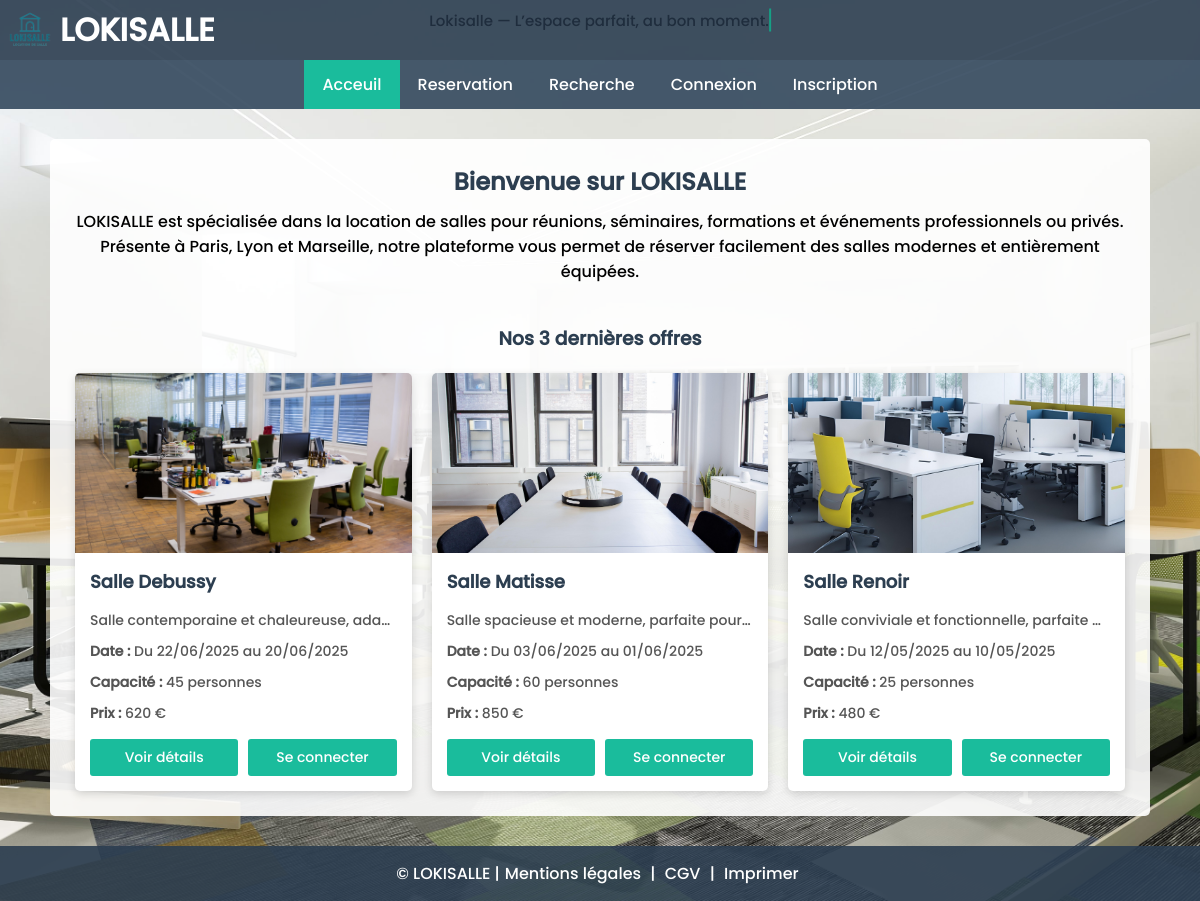
The page / on the database its author committed.
### tables this page shows
CREATE TABLE `salle` (
  `id_salle` int(11) NOT NULL AUTO_INCREMENT,
  `pays` varchar(100) DEFAULT NULL,
  `ville` varchar(50) DEFAULT NULL,
  `adresse` varchar(50) DEFAULT NULL,
  `cp` varchar(5) DEFAULT NULL,
  `titre` varchar(200) DEFAULT NULL,
  `description` text DEFAULT NULL,
  `photo` varchar(200) DEFAULT NULL,
  `capacite` int(11) DEFAULT NULL,
  PRIMARY KEY (`id_salle`)
);

### config/produit.php (called while the page is built, shortened)
<?php require_once "database.php";
function getLastProdsByRoom(?int $limit = null): array
{
    global $pdo;
    $sql_command = "SELECT
                        *
                    FROM (
                        SELECT *,
                            ROW_NUMBER() OVER (
                                PARTITION BY id_salle
                                ORDER BY date_depart DESC
                            ) AS rn
                        FROM produit
                    ) p
                    JOIN salle s ON s.id_salle = p.id_salle
                    WHERE p.rn = 1
                    ORDER BY p.date_depart DESC";
    if ($limit !== null && $limit > 0) {
        $sql_command .= " LIMIT " . intval($limit);
    }
    $stmt = $pdo->query($sql_command);
    return $stmt->fetchAll(PDO::FETCH_ASSOC);
}

### backend/utils.php (called while the page is built)
<?php
function style_date(string $date_str): string
{
    $timestamp = strtotime($date_str);
    return date("d/m/Y", $timestamp);
}

### backend/salle.php (the view, shortened to what this page needs)
<?php
require_once "../config/produit.php";
require_once "../backend/utils.php";
function createOfferRoom(
    string $photo,
    string $info_title,
    string $infoville,
    string $info_description,
    string $info_date_depart,
    string $info_date_arrivee,
    int $info_capacity,
    float $info_price,
    int $info_id
) {
    $date_depart = explode(" ", $info_date_depart)[0];
    $date_arrivee = explode(" ", $info_date_arrivee)[0];
    [$date_arrivee, $date_depart] = [style_date($date_arrivee), style_date($date_depart)];
    $date_salle = "Du $date_depart au $date_arrivee";
    return <<<HTML
        <article class="offre-card">
            <img src="assets/images/{$photo}" alt="{$info_title}">
            <div class="offre-content">
                <h4>{$info_title}</h4>
                <p class="description-tronquee">{$info_description}</p>
                <p><strong>Date :</strong> {$date_salle}</p>
                <p><strong>Capacité :</strong> {$info_capacity} personnes</p>
                <p><strong>Prix :</strong> {$info_price} €</p>
                <div class="offre-actions">
                    <a href="reservation_details.php?id_produit={$info_id}">Voir détails</a>
                    <a href="connexion.php">Se connecter</a>
                </div>
            </div>
        </article>
    HTML;
}
function get_salles(?int $limit = null): string
{
    $products = getLastProdsByRoom($limit);
    $html = "";
    foreach ($products as $product) {
        $html .= createOfferRoom(
            $product['photo'],
            $product['titre'],
            $product['ville'],
            $product['description'],
            $product['date_depart'],
            $product['date_arrivee'],
            $product['capacite'],
            $product['prix'],
            $product['id_produit']
        );
    }
    return $html;
}
function last_three_offers(): string
{
    $limit = 3;
    return get_salles($limit);
}
?>

### public/inc/haut.inc.php (shortened to what this page needs)
<!DOCTYPE html>
<html lang="fr">
<head>
    <link rel="stylesheet" href="assets/css/base.css">
    <link rel="stylesheet" href="assets/css/welcome.css">
    <link rel="stylesheet" href="assets/css/connexion.css">
    <link rel="stylesheet" href="assets/css/recherche.css">
    <link rel="stylesheet" href="assets/css/reservations_details.css">
</head>
<body>
    <header class="header">
        <div class="logo"></div>
        <h1>LOKISALLE</h1>
        <div class="typewriter">
            <span class="text">Lokisalle — L’espace parfait, au bon moment.</span>
        </div>
    </header>

### public/inc/menu.inc.php
<?php require "inc/menu_func.php" ?>
<nav class="menu">
    <?= nav_menu("Acceuil", "index.php"); ?>
    <?= nav_menu("Reservation", "reservation.php"); ?>
    <?= nav_menu("Recherche", "recherche.php"); ?>
    <?= nav_menu("Connexion", "connexion.php"); ?>
    <?= nav_menu("Inscription", "inscription.php"); ?>
</nav>

### public/inc/menu_func.php
<?php
function nav_menu(string $title, string $filename): string
{
    $classname = "";
    if (basename($_SERVER['SCRIPT_NAME']) === $filename) {
        $classname .= "active";
    }
    return "<a href='$filename' class='$classname'>$title</a> ";
}
?>

### public/index.php
<?php require "inc/haut.inc.php" ?>
<?php require "inc/menu.inc.php" ?>
<?php require "../backend/salle.php" ?>
<main class="container-large">
    <section class="bienvenue">
        <h2>Bienvenue sur LOKISALLE</h2>
        <p>
            LOKISALLE est spécialisée dans la location de salles pour réunions,
            séminaires, formations et événements professionnels ou privés.
        </p>
        <p>
            Présente à Paris, Lyon et Marseille, notre plateforme vous permet
            de réserver facilement des salles modernes et entièrement équipées.
        </p>
    </section>
    <section class="offres">
        <h3>Nos 3 dernières offres</h3>
        <div class="offres-grid">
            <?= last_three_offers(); ?>
        </div>
    </section>
</main>
<?php require "inc/bas.inc.php" ?>

### public/inc/bas.inc.php (shortened to what this page needs)
<footer class="footer">
    <p>© LOKISALLE | </p>
    <nav>
        <a href="mentions.php">Mentions légales</a> |
        <a href="cgv.php">CGV</a> |
        <a href="#" onclick="window.print()">Imprimer</a>
    </nav>
</footer>
</body>
</html>

### public/assets/css/base.css (style rules this page uses)
* { margin: 0; padding: 0; box-sizing: border-box; font-family: "poppins", sans-serif; }
body { margin: 0; background-image: url("../images/background.jpg"); background-size: cover; background-position: center; background-repeat: no-repeat; background-attachment: fixed; display: flex; flex-direction: column; height: 100vh; }
.header { background: rgba(44, 62, 80, 0.9); color: white; display: flex; align-items: center; }
.logo { width: 60px; height: 60px; background: url(../images/logo.png) center/cover; }
.typewriter { position: absolute; top: -3%; left: 50%; translate: -50% -50%; font-size: 15px; color: #1f2d3d; text-align: center; margin-top: 50px; }
.typewriter .text { display: inline-block; white-space: nowrap; overflow: hidden; border-right: 2px solid #16a085; animation: typing 10s steps(42) forwards, blink 0.8s step-end infinite, erase 10s steps(42) 10s forwards; animation-iteration-count: infinite; }
.menu { display: flex; justify-content: center; background: rgba(52, 73, 94, 0.9); }
.menu a { color: white; padding: 12px 18px; text-decoration: none; }
.menu .active { background: #1abc9c; }
.bienvenue p { text-align: center; }
.footer { display: flex; background: rgba(44, 62, 80, 0.9); color: white; text-align: center; padding: 15px; }
.footer a { color: white; text-decoration: none; margin: 0 5px; }

### public/assets/css/welcome.css (style rules this page uses)
.description-tronquee { white-space: nowrap; overflow: hidden; text-overflow: ellipsis; max-width: 400px; }
.container-large { max-width: 1100px; margin: 30px auto; margin: 30px auto; background: rgba(255, 255, 255, 0.9); padding: 25px; border-radius: 5px; flex: 1; }
.bienvenue { margin-bottom: 40px; }
.bienvenue h2 { color: #2c3e50; margin-bottom: 25px; }
.offres h3 { margin-bottom: 25px; text-align: center; color: #2c3e50; }
.offres-grid { display: grid; grid-template-columns: repeat(auto-fit, minmax(300px, 1fr)); gap: 25px; align-items: stretch; }
.offre-card { background: #ffffff; border-radius: 5px; overflow: hidden; box-shadow: 0 2px 6px rgba(0, 0, 0, 0.1); display: flex; flex-direction: column; height: 100%; }
.offre-card img { width: 100%; height: 180px; object-fit: cover; }
.offre-content { padding: 20px; display: flex; flex-direction: column; flex: 1; }
.offre-content h4 { margin: 0 0 10px 0; }
.offre-content p { margin: 5px 0; }
.offre-actions { margin-top: auto; display: flex; justify-content: space-between; align-items: center; gap: 10px; }
.offre-actions a { flex: 1; text-align: center; padding: 8px 10px; background: #16a085; color: white; text-decoration: none; border-radius: 4px; font-size: 14px; }

### public/assets/css/recherche.css (style rules this page uses)
.bienvenue h2 { text-align: center; margin-bottom: 10px; }
.bienvenue p { text-align: center; }
.offres h3 { margin-bottom: 20px; text-align: center; }
.offres-grid { display: grid; grid-template-columns: repeat(auto-fill, minmax(280px, 1fr)); gap: 20px; }
.offre-card { background: #fff; border-radius: 5px; overflow: hidden; box-shadow: 0 3px 8px rgba(0,0,0,0.15); display: flex; flex-direction: column; }
.offre-card img { width: 100%; height: 180px; object-fit: cover; }
.offre-content { padding: 15px; }
.offre-content h4 { margin-bottom: 10px; font-size: 18px; color: #2c3e50; }
.offre-content p { margin-bottom: 5px; font-size: 14px; color: #555; }
.offre-actions { margin-top: 10px; display: flex; justify-content: space-between; }
.offre-actions a { text-decoration: none; padding: 8px 12px; background: #1abc9c; color: white; border-radius: 3px; font-size: 14px; }
.footer { display: flex; background: rgba(44, 62, 80, 0.9); color: white; text-align: center; padding: 15px; justify-content: center; }
.footer a { color: white; text-decoration: none; margin: 0 5px; }

### rows shown on the page
salle: photo (picture), titre "Salle Debussy", description "Salle contemporaine et chaleureuse, ada…", capacite "45"
salle: photo (picture), titre "Salle Matisse", description "Salle spacieuse et moderne, parfaite pour…", capacite "60"
salle: photo (picture), titre "Salle Renoir", description "Salle conviviale et fonctionnelle, parfaite…", capacite "25"

### other values the page prints
$title "Acceuil Reservation Recherche Connexion Inscription"
$date_salle "Du 22/06/2025 au 20/06/2025 Du 03/06/2025 au 01/06/2025 Du 12/05/2025 au 10/05/2025"
$info_price "620 850 480"
